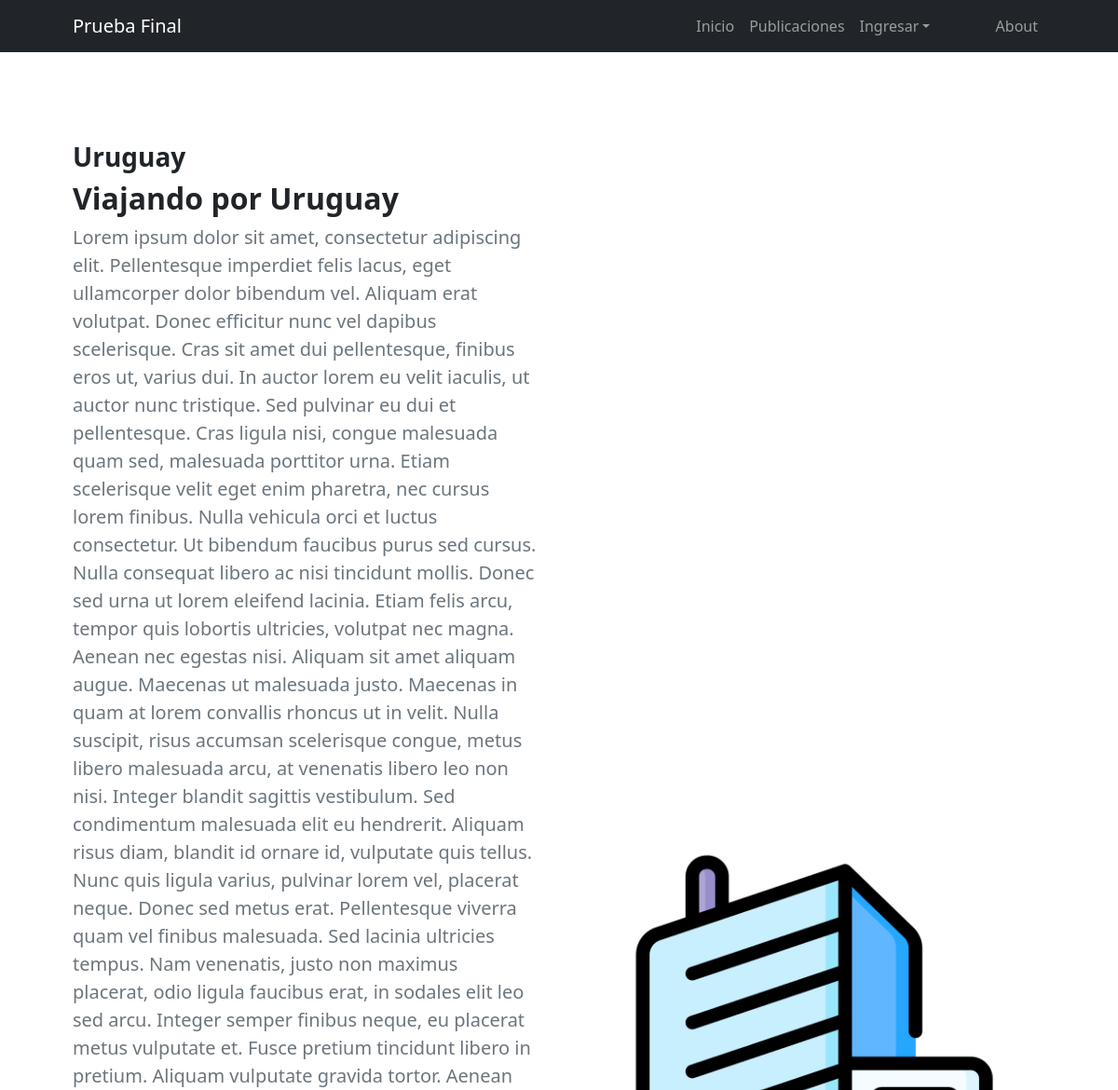
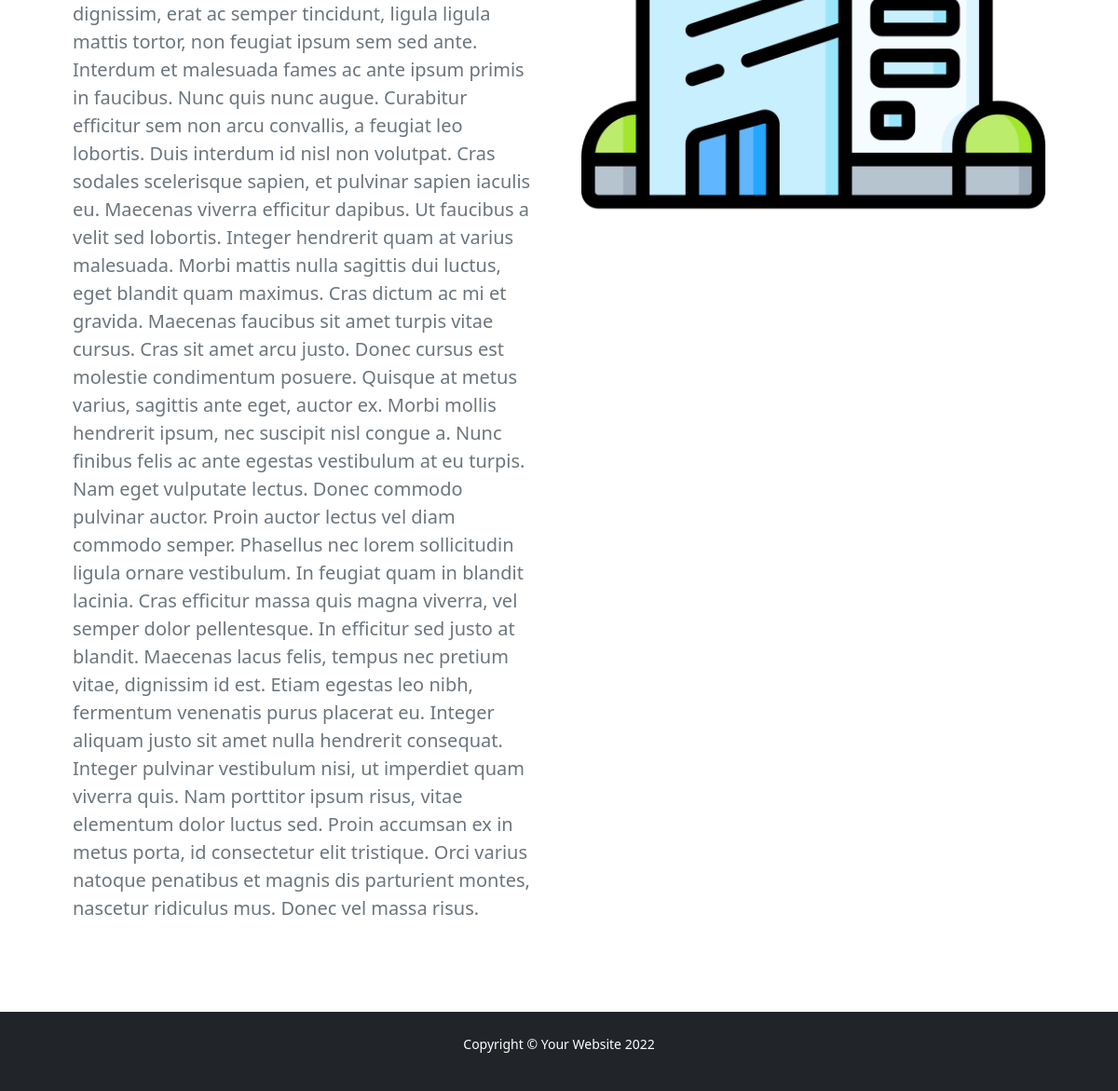
The page /pruebafinalapp/publicaciones/6 on the database as committed earlier (2 pictures, top to bottom).
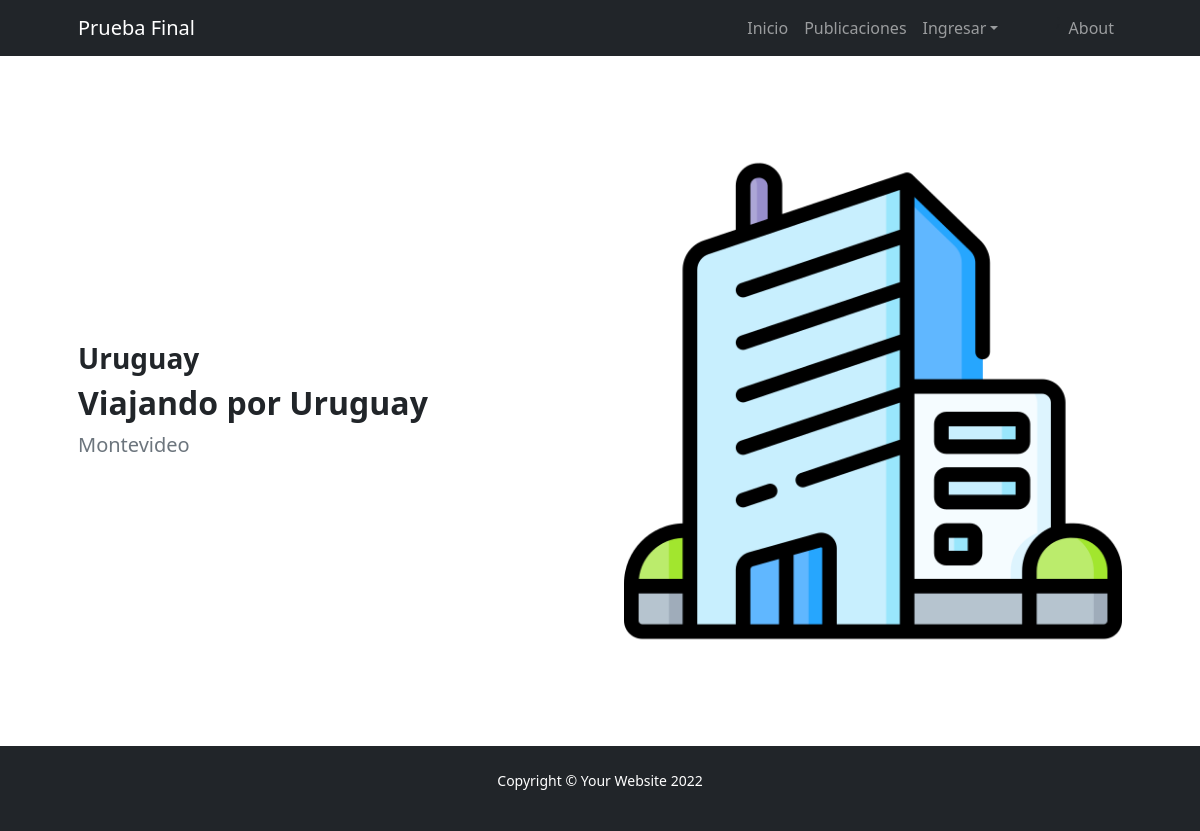
The same page on the database as committed later.
### PruebaFinalApp/models.py (models this page shows)
class Publicaciones(models.Model):
    imagen = models.ImageField(null=True, blank=True)
    pais = models.CharField(max_length=50)
    titulo = models.CharField(max_length=50)
    descripcion = RichTextField(blank=True , null=True)
    fecha_viaje = models.DateField()
    autor = models.ForeignKey(User, blank=True, null=True, on_delete=models.SET_NULL)
    class Meta:
        verbose_name_plural = "Publicaciones"
        db_table = "imageupload"

### PruebaFinalApp/views.py (the view)
# urls.py: path('publicaciones/<pk>', ver_publicacion.as_view(), name='ver_publicacion'),
class ver_publicacion(DetailView):
    model = Publicaciones
    template_name = "PruebaFinalApp/ver_publicacion.html"

### PruebaFinalApp/templates/PruebaFinalApp/ver_publicacion.html
{%extends "PruebaFinalApp/base.html" %}
{%block contenido%}
    <section class="py-5">
        <div class="container px-5 my-5">
            <div class="row gx-5 align-items-center">
                <div class="col-lg-6 order-first order-lg-last"><img class="img-fluid rounded mb-5 mb-lg-0" src="{{publicaciones.imagen.url}}" alt="..." /></div>
                <div class="col-lg-6">
                    <h3 class="fw-bolder">{{ publicaciones.pais }}</h3>
                    <h2 class="fw-bolder">{{ publicaciones.titulo }}</h2>
                    <p class="lead fw-normal text-muted mb-0">{{ publicaciones.descripcion }}</p>
                </div>
            </div>
        </div>
    </section>
{%endblock%}

Rows that differ between the two databases and show on the page:
changed Publicaciones "Viajando por Uruguay": descripcion "Lorem ipsum dolor sit amet, consectetur adipiscing elit. Pellentesque imperdiet felis lacus, eget ullamcorper dolor bibendum vel. Aliquam erat volutpat. Donec efficitur nunc vel dapibus scelerisque. Cras sit amet dui pellentesque, finibus eros ut, varius dui. In auctor lorem eu velit iaculis, ut auctor nunc tristique. Sed pulvinar eu dui et pellentesque. Cras ligula nisi, congue malesuada quam sed, malesuada porttitor urna. Etiam scelerisque velit eget enim pharetra, nec cursus lorem finibus. Nulla vehicula orci et luctus consectetur. Ut bibendum faucibus purus sed cursus. Nulla consequat libero ac nisi tincidunt mollis. Donec sed urna ut lorem eleifend lacinia. Etiam felis arcu, tempor…" → "Montevideo"
